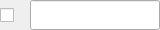
<?xml version="1.0" encoding="UTF-8"?>
<ui version="4.0">
 <class>dialog_null_yunTaiPresetDialog</class>
 <widget class="QDialog" name="dialog_null_yunTaiPresetDialog">
  <property name="geometry">
   <rect>
    <x>0</x>
    <y>0</y>
    <width>160</width>
    <height>30</height>
   </rect>
  </property>
  <property name="windowTitle">
   <string>Dialog</string>
  </property>
  <widget class="QCheckBox" name="checkBox_yunTaiPresetDialog_select">
   <property name="geometry">
    <rect>
     <x>0</x>
     <y>0</y>
     <width>30</width>
     <height>30</height>
    </rect>
   </property>
   <property name="text">
    <string/>
   </property>
  </widget>
  <widget class="QLineEdit" name="lineEdit_yunTaiPresetDialog_name">
   <property name="geometry">
    <rect>
     <x>30</x>
     <y>0</y>
     <width>130</width>
     <height>30</height>
    </rect>
   </property>
  </widget>
 </widget>
 <resources/>
 <connections/>
</ui>
